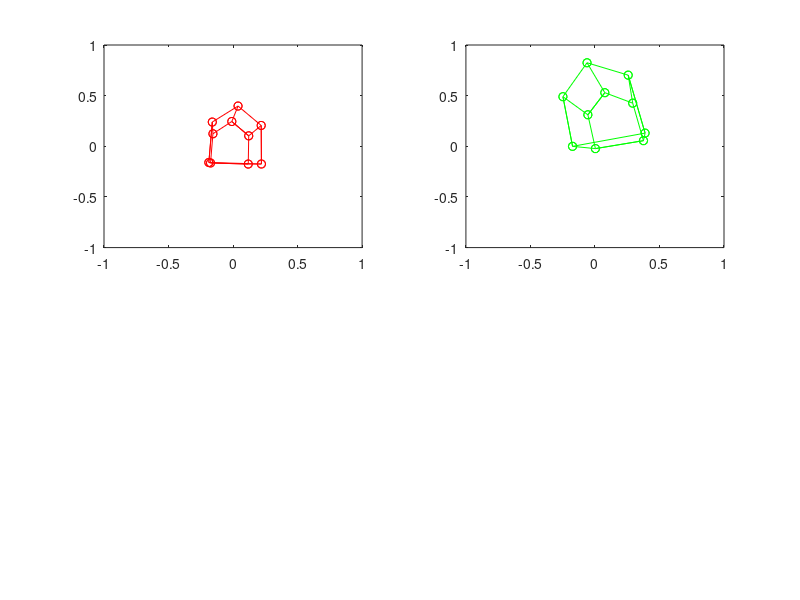

The MATLAB script that drew this image: (Note: this script raises an error after producing the figure.)
% Moodleの「エピポーラ幾何」のページから
% xx1とxx2の配列データを以下にコピーペーストせよ

xx1 = [0.038706, 0.39742; 0.218109, 0.205624; 0.219851, -0.174777; -0.187688, -0.15966; -0.160864, 0.239314; 0.038706, 0.39742; -0.009555, 0.24479; 0.121499, 0.103355; 0.117776, -0.175213; -0.174528, -0.164537; -0.155822, 0.123875; -0.009555, 0.24479; 0.121499, 0.103355; 0.218109, 0.205624; 0.219851, -0.174777; 0.117776, -0.175213; -0.174528, -0.164537; -0.187688, -0.15966; -0.160864, 0.239314; -0.155822, 0.123875];

xx2 = [-0.061407, 0.82467; -0.248179, 0.489724; -0.173567, -4.04e-4; 0.38851, 0.130168; 0.257525, 0.702517; -0.061407, 0.82467; 0.076442, 0.529215; -0.054898, 0.311132; 0.003428, -0.022865; 0.375802, 0.055597; 0.292469, 0.42601; 0.076442, 0.529215; -0.054898, 0.311132; -0.248179, 0.489724; -0.173567, -4.04e-4; 0.003428, -0.022865; 0.375802, 0.055597; 0.38851, 0.130168; 0.257525, 0.702517; 0.292469, 0.42601];

% 画像の表示
subplot(2,2,1); plot(xx1(:,1),xx1(:,2),'r'); hold on;  
plot(xx1(:,1),xx1(:,2),'ro'); hold off; axis([-1,1,-1,1]);
subplot(2,2,2); plot(xx2(:,1),xx2(:,2),'g'); hold on;  
plot(xx2(:,1),xx2(:,2),'go'); hold off; axis([-1,1,-1,1]);

% 以下に各自のプログラムを作成せよ

%calculation F matrix
M = zeros(20,9);
for i = 1:20
    x1 = xx1(i,1);
    y1 = xx1(i,2);
    x2 = xx2(i,1);
    y2 = xx2(i,2);
    M(i,:) = [x1*x2, y1*x2, x2, x1*y2, y1*y2, y2, x1, y1, 1];
end;
[v,d] = eig(M'*M);
f = v(:,1);
F = [f(1:3)';f(4:6)';f(7:9)'];

%calculation R,T
[R1,R2,T1,T2] = compRT(F);

%calculation e
[v1,d1] = eig(F'*F);
e1h = v1(:,1);
e1 = [e1h(1),e1h(2)]/e1h(3);
[v2,d2] = eig(F*F');
e2h = v2(:,1);
e2 = [e2h(1),e2h(2)]/e2h(3);

%calculation l
l1h = zeros(3,20);
l2h = zeros(3,20);
for i = 1:20
    l1h(:,i) = F'*[xx2(i,1);xx2(i,2);1];
    l2h(:,i) = F *[xx1(i,1);xx1(i,2);1];
end;

% 画像の表示
subplot(2,2,3); plot(xx1(:,1),xx1(:,2),'r'); hold on;  
plot(xx1(:,1),xx1(:,2),'ro'); plot(e1(1),e1(2),'ro');
for i = 1:20 
    wline(l1h(:,i));
end;
hold off; axis([-1,1,-1,1]);
subplot(2,2,4); plot(xx2(:,1),xx2(:,2),'g'); hold on;
plot(xx2(:,1),xx2(:,2),'go'); plot(e2(1),e2(2),'go');
for i = 1:20 
    wline(l2h(:,i));
end;
hold off; axis([-1,1,-1,1]);

ans_T1 = round(T1/max(T1, [], "ComparisonMethod", "abs"), 2);
ans_e1 = round(e1,2);
ans_e2 = round(e2,2);
ans_l1 = round(l1h(:,1)/max(l1h(:,1), [], "ComparisonMethod", "abs"), 2);
ans_l2 = round(l2h(:,1)/max(l2h(:,1), [], "ComparisonMethod", "abs"), 2);

disp(ans_T1);disp(ans_e1);disp(ans_e2);disp(ans_l1);disp(ans_l2);